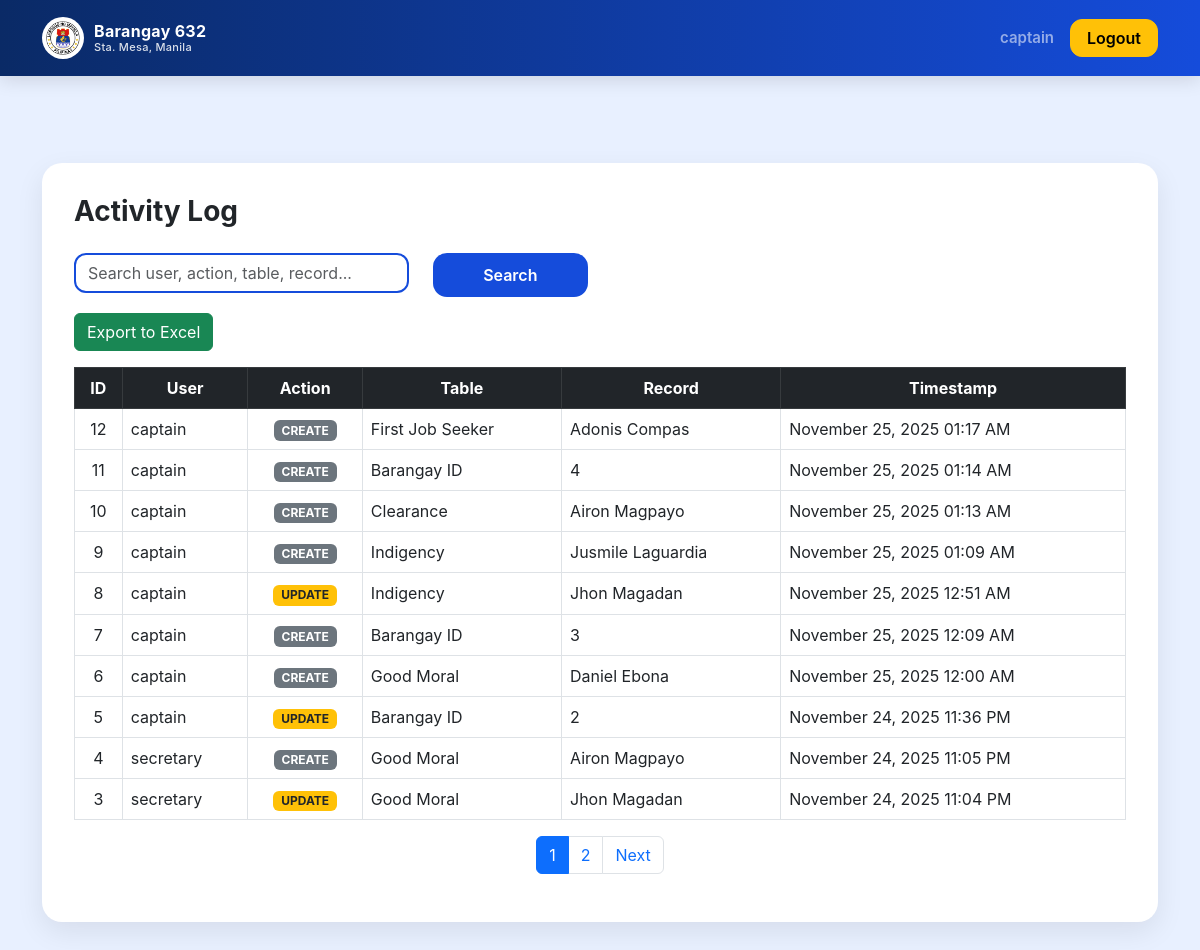
Page /activity_log (signed in) on the earlier database version.
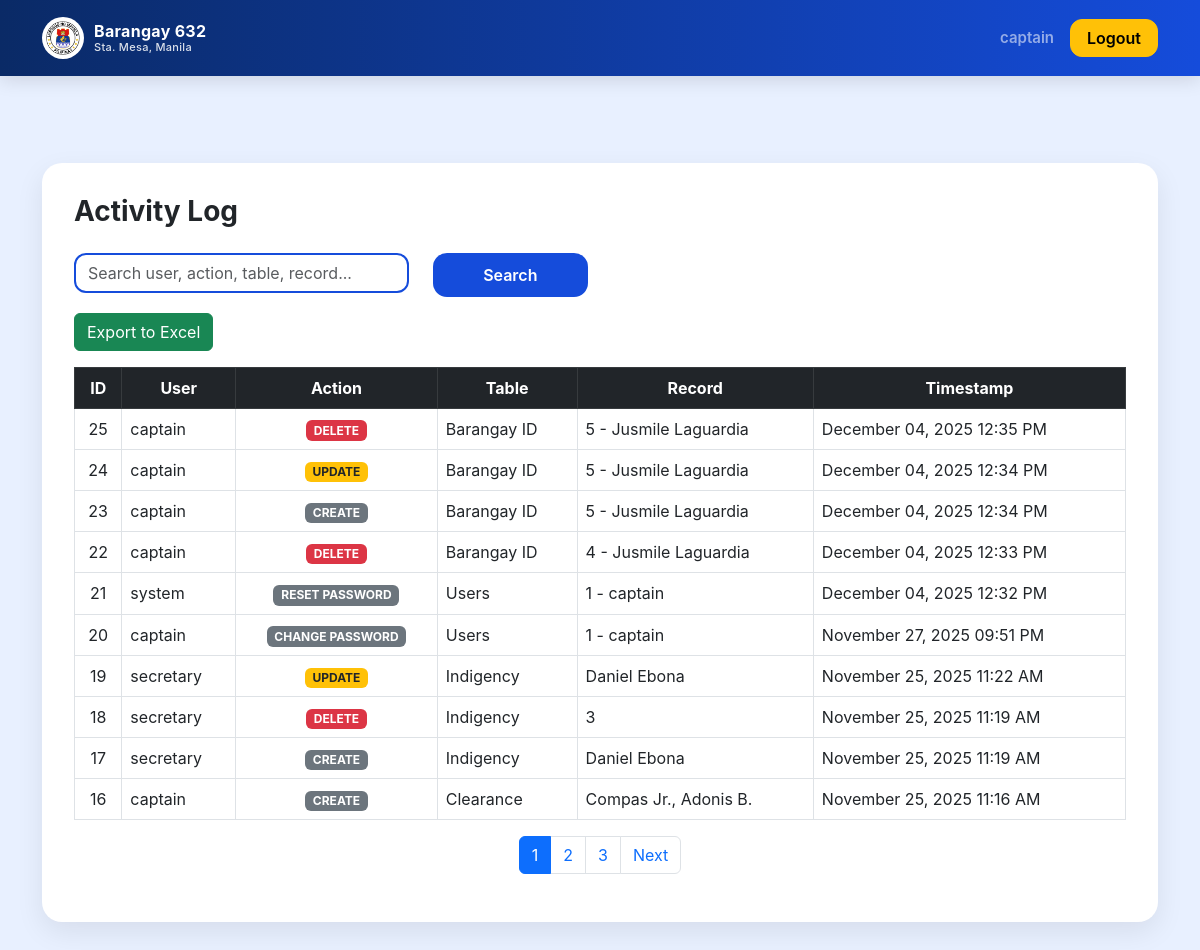
Same page on the later database version.
### models.py (models this page shows)
class ActivityLog(db.Model):
    id = db.Column(db.Integer, primary_key=True)
    user = db.Column(db.String(200), nullable=False)
    action = db.Column(db.String(100), nullable=False)
    table_name = db.Column(db.String(100), nullable=False)
    record_id = db.Column(db.Integer)
    timestamp = db.Column(db.DateTime, default=datetime.utcnow, nullable=False)

### app.py (the view, shortened to what this page needs)
    @app.route("/activity_log")
    def activity_log_view():
        if session.get("role") not in ("admin", "staff"):
            return redirect(url_for("auth.login"))
        from sqlalchemy import or_
        q = request.args.get("q", "").strip()
        base_query = ActivityLog.query
        page = int(request.args.get("page", 1))
        per_page = 10
        total_logs = base_query.count()
        logs = (
            base_query.order_by(ActivityLog.timestamp.desc())
            .offset((page - 1) * per_page)
            .limit(per_page)
            .all()
        )
        gmt8 = timezone(timedelta(hours=8))
        table_map = {
            "barangay_id": BarangayID,
            "clearance": Clearance,
            "indigency": Indigency,
            "goodmoral": GoodMoral,
            "good_moral": GoodMoral,
            "firstjob": FirstJobSeeker,
            "first_job_seeker": FirstJobSeeker,
            "first_job": FirstJobSeeker,
            "users": User,
            "user": User
        }
        def resolve_model(table_name):
            if not table_name:
                return None
            t = table_name.lower().strip()
            if t in table_map:
                return table_map[t]
            t2 = t.rstrip("s")
            for key, M in table_map.items():
                if key.rstrip("s") == t2:
                    return M
            return None
        def get_record_display_name(record):
            if not record:
                return None
            for attr in ("name", "full_name", "username", "first_name", "resident_name", "title"):
                if hasattr(record, attr) and getattr(record, attr):
                    return getattr(record, attr)
            if hasattr(record, "id"):
                return f"ID {record.id}"
            return None
        for log in logs:
            if log.timestamp:
                if log.timestamp.tzinfo is None:
                    log.timestamp = log.timestamp.replace(tzinfo=timezone.utc)
                log.timestamp = log.timestamp.astimezone(gmt8)
            Model = resolve_model(log.table_name)
            if log.record_id and not str(log.record_id).isdigit():
                log.record_name = log.record_id
                continue
            if log.table_name and log.table_name.lower().rstrip("s") == "user":
                if log.record_id:
                    try:
                        uid = int(str(log.record_id).split(" ")[0])
                        user_obj = db.session.get(User, uid)
                    except:
                        user_obj = None
                    if user_obj:
                        log.record_name = f"{user_obj.id} - {user_obj.username}"
                    else:
                        log.record_name = str(log.record_id)
                else:
                    log.record_name = log.user
                continue
            if Model and log.record_id:
                try:
                    clean_id = int(str(log.record_id).split(" ")[0])
                    record = db.session.get(Model, clean_id)
                except:
                    record = None
                if record:
                    rn = get_record_display_name(record)
                    log.record_name = rn if rn else str(log.record_id)
                else:
                    log.record_name = str(log.record_id)
            else:
                log.record_name = str(log.record_id)
        class PageObj:
            def __init__(self, page, per_page, total):
                self.page = page
                self.per_page = per_page
                self.total = total
            @property
            def has_previous(self):
                return self.page > 1
            @property
            def has_next(self):
                return self.page * self.per_page < self.total
            @property
            def next_page_number(self):
                return self.page + 1
            @property
            def num_pages(self):
                from math import ceil
                return ceil(self.total / self.per_page)
        page_obj = PageObj(page, per_page, total_logs)
        return render_template(
            "activity_log.html",
            logs=logs,
            page_obj=page_obj
        )

### templates/activity_log.html (shortened to what this page needs)
{% extends 'base.html' %}
{% block content %}
<h3 class="fw-bold mb-4">Activity Log</h3>
<form method="get" class="row mb-3">
    <div class="col-md-4">
        <input type="text" name="q" class="form-control" placeholder="Search user, action, table, record..." value="{{ request.args.get('q', '') }}">
    </div>
    <div class="col-md-2">
        <button class="btn btn-primary w-100">Search</button>
    </div>
</form>
<a href="/export-logs-excel" class="btn btn-success mb-3">Export to Excel</a>
<div class="table-responsive">
<table class="table table-bordered table-hover align-middle">
    <thead class="table-dark text-center">
        <tr>
            <th>ID</th>
            <th>User</th>
            <th>Action</th>
            <th>Table</th>
            <th>Record</th>
            <th>Timestamp</th>
        </tr>
    </thead>
    {% set pretty = {
        "barangay_id": "Barangay ID",
        "clearance": "Clearance",
        "indigency": "Indigency",
        "good_moral": "Good Moral",
        "first_job_seeker": "First Job Seeker"
    } %}
    <tbody>
    {% for log in logs %}
        <tr>
            <td class="text-center">{{ log.id }}</td>
            <td>{{ log.user }}</td>
            <td class="text-center">
                {% if log.action == "ADD" %}
                    <span class="badge bg-success">ADD</span>
                {% elif log.action == "UPDATE" %}
                    <span class="badge bg-warning text-dark">UPDATE</span>
                {% elif log.action == "DELETE" %}
                    <span class="badge bg-danger">DELETE</span>
                {% else %}
                    <span class="badge bg-secondary">{{ log.action }}</span>
                {% endif %}
            </td>
            <td>{{ pretty.get(log.table_name, log.table_name.replace('_', ' ').title()) }}</td>
            <td>{{ log.record_name }}</td>
            <td>{{ log.timestamp.strftime("%B %d, %Y %I:%M %p") }}</td>
        </tr>
    {% endfor %}
    </tbody>
</table>
</div>
<nav>
    <ul class="pagination justify-content-center">
        {% for num in range(1, page_obj.num_pages + 1) %}
            <li class="page-item {% if num == page_obj.page %}active{% endif %}">
                <a class="page-link" href="?page={{ num }}&q={{ request.args.get('q', '') }}">
                    {{ num }}
                </a>
            </li>
        {% endfor %}
        {% if page_obj.has_next %}
            <li class="page-item">
                <a class="page-link" href="?page={{ page_obj.next_page_number }}&q={{ request.args.get('q', '') }}">
                    Next
                </a>
            </li>
        {% endif %}
    </ul>
</nav>
{% endblock %}

Differences in the rows shown:
no longer on this page (row unchanged): ActivityLog: id "12", user "captain", action "CREATE", get "First Job Seeker", record_name "Adonis Compas", timestamp "November 25, 2025 01:17 AM"
no longer on this page (row unchanged): ActivityLog: id "11", user "captain", action "CREATE", get "Barangay ID", record_name "4", timestamp "November 25, 2025 01:14 AM"
no longer on this page (row unchanged): ActivityLog: id "10", user "captain", action "CREATE", get "Clearance", record_name "Airon Magpayo", timestamp "November 25, 2025 01:13 AM"
no longer on this page (row unchanged): ActivityLog: id "9", user "captain", action "CREATE", get "Indigency", record_name "Jusmile Laguardia", timestamp "November 25, 2025 01:09 AM"
no longer on this page (row unchanged): ActivityLog: id "8", user "captain", action "UPDATE", get "Indigency", record_name "Jhon Magadan", timestamp "November 25, 2025 12:51 AM"
no longer on this page (row unchanged): ActivityLog: id "7", user "captain", action "CREATE", get "Barangay ID", record_name "3", timestamp "November 25, 2025 12:09 AM"
no longer on this page (row unchanged): ActivityLog: id "6", user "captain", action "CREATE", get "Good Moral", record_name "Daniel Ebona", timestamp "November 25, 2025 12:00 AM"
no longer on this page (row unchanged): ActivityLog: id "5", user "captain", action "UPDATE", get "Barangay ID", record_name "2", timestamp "November 24, 2025 11:36 PM"
no longer on this page (row unchanged): ActivityLog: id "4", user "secretary", action "CREATE", get "Good Moral", record_name "Airon Magpayo", timestamp "November 24, 2025 11:05 PM"
no longer on this page (row unchanged): ActivityLog: id "3", user "secretary", action "UPDATE", get "Good Moral", record_name "Jhon Magadan", timestamp "November 24, 2025 11:04 PM"
added ActivityLog: id "25", user "captain", action "DELETE", get "Barangay ID", record_name "5 - Jusmile Laguardia", timestamp "December 04, 2025 12:35 PM"
added ActivityLog: id "24", user "captain", action "UPDATE", get "Barangay ID", record_name "5 - Jusmile Laguardia", timestamp "December 04, 2025 12:34 PM"
added ActivityLog: id "23", user "captain", action "CREATE", get "Barangay ID", record_name "5 - Jusmile Laguardia", timestamp "December 04, 2025 12:34 PM"
added ActivityLog: id "22", user "captain", action "DELETE", get "Barangay ID", record_name "4 - Jusmile Laguardia", timestamp "December 04, 2025 12:33 PM"
added ActivityLog: id "21", user "system", action "RESET PASSWORD", get "Users", record_name "1 - captain", timestamp "December 04, 2025 12:32 PM"
added ActivityLog: id "20", user "captain", action "CHANGE PASSWORD", get "Users", record_name "1 - captain", timestamp "November 27, 2025 09:51 PM"
added ActivityLog: id "19", user "secretary", action "UPDATE", get "Indigency", record_name "Daniel Ebona", timestamp "November 25, 2025 11:22 AM"
added ActivityLog: id "18", user "secretary", action "DELETE", get "Indigency", record_name "3", timestamp "November 25, 2025 11:19 AM"
added ActivityLog: id "17", user "secretary", action "CREATE", get "Indigency", record_name "Daniel Ebona", timestamp "November 25, 2025 11:19 AM"
added ActivityLog: id "16", user "captain", action "CREATE", get "Clearance", record_name "Compas Jr., Adonis B.", timestamp "November 25, 2025 11:16 AM"
Other differences:
new list line: "3"
